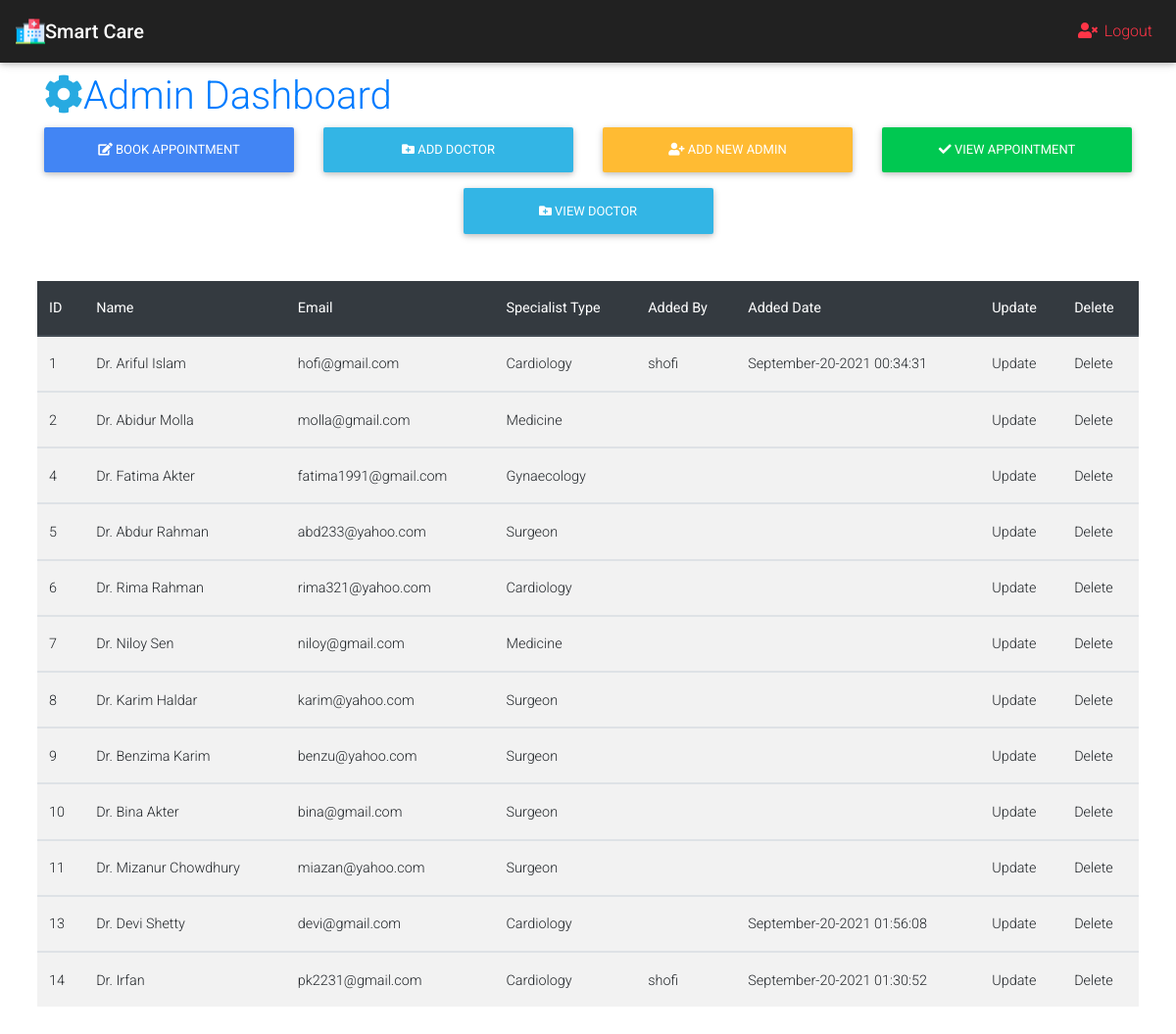
Screenshot of /View_doctor.php with the database file from the repository.
### tables this page shows
CREATE TABLE `doctor` (
  `password` int(11) NOT NULL,
  `name` varchar(30) NOT NULL,
  `email` varchar(25) NOT NULL,
  `specialist` varchar(25) NOT NULL,
  `id` int(13) NOT NULL,
  `datetime` varchar(50) NOT NULL,
  `addedby` varchar(50) NOT NULL
);

### View_doctor.php (the view, shortened to what this page needs)
<!DOCTYPE html>
<html lang="en">
<head>
</head>
<body>
    <?php require_once "Dashboard.php"; ?>
    <section class="container py-2 mb-4">
      <div class="row">
        <div class="col-lg-12 p-2">
          <table class="table table-striped table-hover">
            <thead class="thead-dark">
            <tr>
              <th>ID</th>
              <th>Name</th>
              <th>Email</th>
              <th>Specialist Type</th>
              <th>Added By</th>
              <th>Added Date</th>
              <th>Update</th>
              <th>Delete</th>
            </tr>
            </thead>
<?php
$sql="SELECT * FROM doctor";
$acc=$ConnectingDB->query($sql);
while($row=$acc->fetch())
{
  $Id=$row['id'];
  $name=$row['name'];
  $email=$row['email'];
  $select_spl=$row['specialist'];
  $Date=$row['datetime'];
  $Addedby = $row['addedby'];
 ?>
<tbody>
              <tr>
                        <td><?php echo $Id ; ?></td>
						<td><?php echo $name; ?></td>
						<td><?php echo $email; ?></td>
						<td><?php echo $select_spl ;?></td>
                        <td><?php echo  $Addedby;?></td>
                        <td><?php echo  $Date;?></td>
                        <td><a href="doctor_update.php?id=<?php echo $Id ?>">Update</a></td>
                        <td><a href="doctor_delete.php?id=<?php echo $Id ?>">Delete</a></td>
              </tr>
              </tbody>
        <?php } ?>
          </table>
        </div>
      </div>
    </section>
</body>
</html>

### Dashboard.php (shortened to what this page needs)
<!DOCTYPE html>
<html lang="en">
<head>
    <link rel="stylesheet" href="https://use.fontawesome.com/releases/v5.11.2/css/all.css">
    <link rel="stylesheet" href="css/bootstrap.min.css">
    <link rel="stylesheet" href="css/mdb.min.css">
    <link rel="stylesheet" href="css/style.css">
</head>
<body>
    <nav class="navbar fixed-top navbar-expand-lg navbar-dark bg-dark scrolling-navbar">
        <a class="navbar-brand" href="#">
            <img src="slide/proicon.png" width="30" height="30" class="d-inline-block align-top" alt=""
                loading="lazy"><strong>Smart Care</strong>
        </a>
        <div>
        <ul class="navbar-nav ml-auto">
        <li class="nav-item"><a href="Admin_logout.php" class="nav-link text-danger">
          <i class="fas fa-user-times"></i> Logout</a></li>
      </ul>
        </div>
    </nav>
    <header class="text-light py-3">
      <div class="container">
        <div class="row d-flex justify-content-center">
          <div class="col-md-12">
          <a href="Dashboard.php">
          <h1><i class="fas fa-cog" style="color:#27aae1;"></i>Admin Dashboard</h1>
          </div>
          <div class="col-lg-3 mb-2">
            <a href="calender.php" class="btn btn-primary btn-block">
              <i class="fas fa-edit"></i> Book Appointment
            </a>
          </div>
          <div class="col-lg-3 mb-2">
            <a href="Add_doctor.php" class="btn btn-info btn-block">
              <i class="fas fa-folder-plus"></i> Add Doctor
            </a>
          </div>
          <div class="col-lg-3 mb-2 ">
            <a href="Add_admin.php" class="btn btn-warning btn-block">
              <i class="fas fa-user-plus"></i> Add New Admin
            </a>
          </div>
          <div class="col-lg-3 mb-2">
            <a href="view_appointments.php" class="btn btn-success btn-block">
              <i class="fas fa-check"></i> View Appointment
            </a>
          </div>
          <div class="col-lg-3 mb-2">
            <a href="View_doctor.php" class="btn btn-info btn-block">
              <i class="fas fa-folder-plus"></i> View Doctor
            </a>
          </div>
        </div>
      </div>
    </header>
</body>
</html>

### rows the page displays
doctor: id "1", name "Dr. Ariful Islam", email "hofi@gmail.com", specialist "Cardiology", addedby "shofi", datetime "September-20-2021 00:34:31"
doctor: id "2", name "Dr. Abidur Molla", email "molla@gmail.com", specialist "Medicine"
doctor: id "4", name "Dr. Fatima Akter", email "fatima1991@gmail.com", specialist "Gynaecology"
doctor: id "5", name "Dr. Abdur Rahman", email "abd233@yahoo.com", specialist "Surgeon"
doctor: id "6", name "Dr. Rima Rahman", email "rima321@yahoo.com", specialist "Cardiology"
doctor: id "7", name "Dr. Niloy Sen", email "niloy@gmail.com", specialist "Medicine"
doctor: id "8", name "Dr. Karim Haldar", email "karim@yahoo.com", specialist "Surgeon"
doctor: id "9", name "Dr. Benzima Karim", email "benzu@yahoo.com", specialist "Surgeon"
doctor: id "10", name "Dr. Bina Akter", email "bina@gmail.com", specialist "Surgeon"
doctor: id "11", name "Dr. Mizanur Chowdhury", email "miazan@yahoo.com", specialist "Surgeon"
doctor: id "13", name "Dr. Devi Shetty", email "devi@gmail.com", specialist "Cardiology", datetime "September-20-2021 01:56:08"
doctor: id "14", name "Dr. Irfan", email "pk2231@gmail.com", specialist "Cardiology", addedby "shofi", datetime "September-20-2021 01:30:52"
